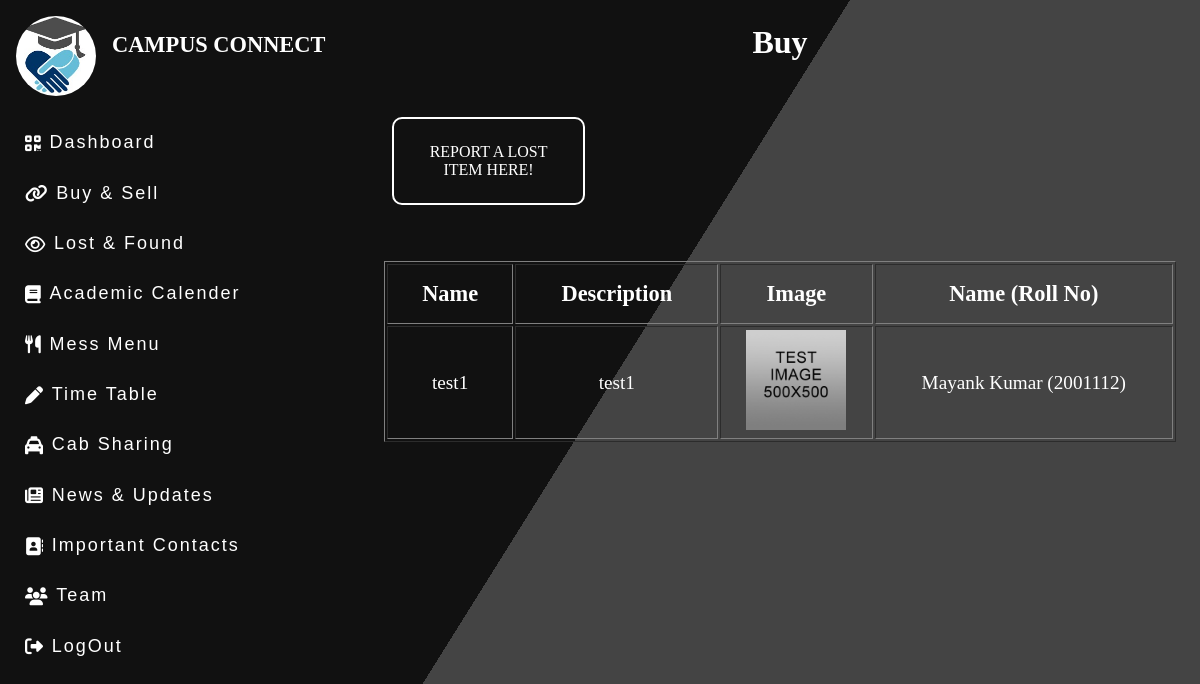
Page /lostfound/lost (signed in) on the earlier database version.
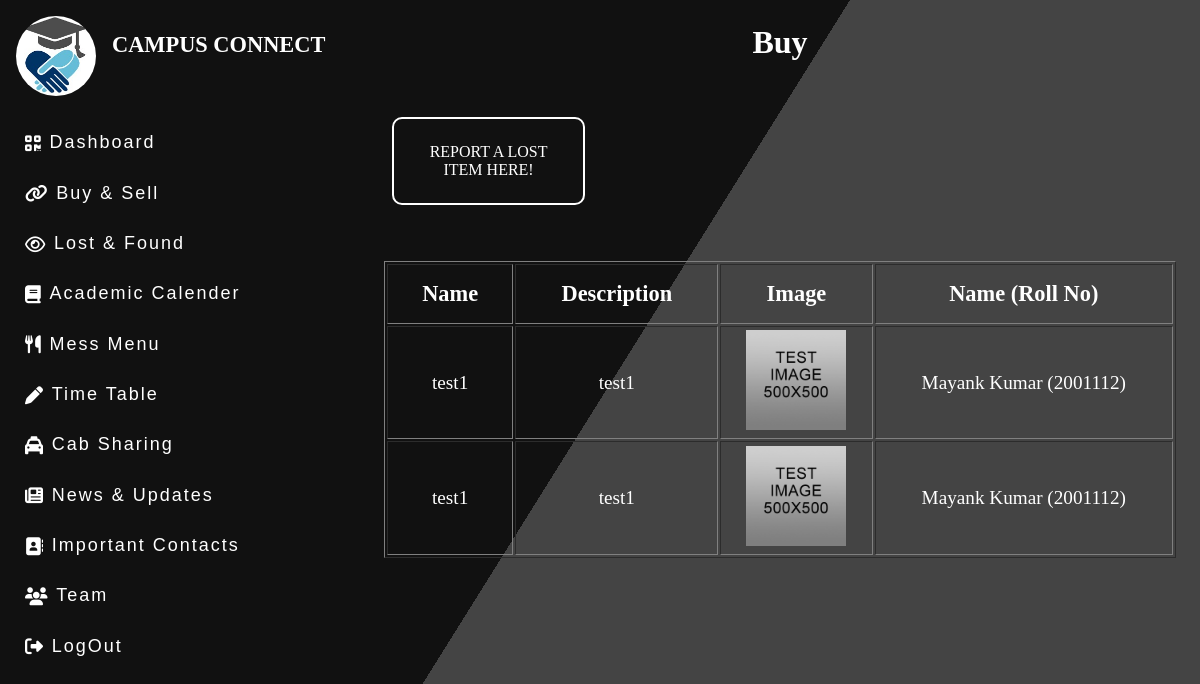
Same page on the later database version.
### CampusConnectApp/models.py (models this page shows)
class Lost(models.Model):
    name = models.CharField(max_length=100)
    image = models.ImageField(upload_to='images/lost')
    description = models.TextField(max_length=500)
    roll = models.ForeignKey(Users, on_delete=models.CASCADE)

class Users(models.Model):
    email = models.EmailField()
    name = models.CharField(max_length=100)
    roll = models.CharField(max_length=20, primary_key=True)
    contact = models.CharField(max_length=20)
    dept = models.CharField(max_length=10)
    batch = models.IntegerField()
    username = models.CharField(max_length=100)
    password = models.CharField(max_length=100)

### CampusConnectApp/views.py (the view)
# urls.py: path('lostfound/lost', views.lost, name='lost'),
def lost(request):
    getdata = Lost.objects.all()
    template = loader.get_template('lost.html')
    context = {
        'data': getdata
    }
    return HttpResponse(template.render(context, request))

### templates/lost.html
{%extends "dashboard.html" %} {% load static %} {%block start%} {% block css %}
<link rel="stylesheet" href="{% static 'importantContacts/style.css' %}" />
{% endblock %}
<div class="container2">
  <h1 class="main_heading">Buy</h1>
  <a class="button sell_button" href="/lostfound/lost/lostform"
    >Report a lost item here!</a
  >
  <table class="table" border="1">
    <tr>
      <th class="table_heading">Name</th>
      <th class="table_heading">Description</th>
      <th class="table_heading">Image</th>
      <th class="table_heading">Name (Roll No)</th>
    </tr>
    {% for x in data %} {% if not x.sold %}
    <tr>
      <td class="table_data">{{ x.name }}</td>
      <td class="table_data">{{ x.description }}</td>
      <td class="table_data">
        <img src="/{{x.image}}" alt="Lost item image" width="100px" />
      </td>
      <td class="table_data">{{ x.roll.name }} ({{ x.roll.roll }})</td>
    </tr>
    {%endif%} {% endfor %}
  </table>
</div>
{%endblock%}

### templates/dashboard.html (shortened to what this page needs)
<!DOCTYPE html>
{% load socialaccount %}
<html lang="en">
  <head>
    {% load static %}
    <link href="{% static 'dashboard/style.css' %}" rel="stylesheet" />
    <link href="{% static 'fontawesomefree/css/fontawesome.css' %}" rel="stylesheet" type="text/css">
    <link href="{% static 'fontawesomefree/css/brands.css' %}" rel="stylesheet" type="text/css">
    <link href="{% static 'fontawesomefree/css/solid.css' %}" rel="stylesheet" type="text/css">
  </head>
  <body>
    {% if user.is_authenticated %}
    <div>
      <div class="container">
        <div class="left">
          <div class="fixed">
            <div class="logo">
              <img
                class="logo_img"
                src="{% static 'dashboard/logo.jpeg' %}"
                alt="photo not loading"
              />
              <p>Campus Connect</p>
            </div>
            <div class="sidebar_content">
              <ul>
                <li>
                  <a href="/">
                    <span class="icon"><i class="fa fa-qrcode"></i></span>
                    <span class="text">Dashboard</span>
                  </a>
                </li>
                <li>
                  <a href="/buy">
                    <span class="icon"><i class="fa fa-link"></i></span>
                    <span class="text">Buy & Sell</span>
                  </a>
                </li>
                <li>
                  <a href="/lostfound">
                    <span class="icon"><i class="fa fa-eye"></i></span>
                    <span class="text">Lost & Found</span>
                  </a>
                </li>
                <li>
                  <a href="https://www.iiitg.ac.in/calendar_continuing.php">
                    <span class="icon"><i class="fa fa-book"></i></span>
                    <span class="text">Academic Calender</span>
                  </a>
                </li>
                <li>
                  <a href="#">
                    <span class="icon"
                      ><i class="fas fa-cutlery"></i
                    ></span>
                    <span class="text">Mess Menu</span>
                  </a>
                </li>
                <li>
                  <a href="#">
                    <span class="icon"><i class="fa fa-pen"></i></span>
                    <span class="text">Time Table</span>
                  </a>
                </li>
                <li>
                  <a href="#">
                    <span class="icon"><i class="fa fa-taxi"></i></span>
                    <span class="text">Cab Sharing</span>
                  </a>
                </li>
                <li>
                  <a href="https://iiitg.ac.in">
                    <span class="icon"><i class="fa fa-solid fa-newspaper"></i></span>
                    <span class="text">News & Updates</span>
                  </a>
                </li>
                <li>
                  <a href="/importantContacts">
                    <span class="icon"><i class="fa fa-solid fa-address-book"></i></span>
                    <span class="text">Important Contacts</span>
                  </a>
                </li>
                <li>
                  <a href="/team">
                    <span class="icon"><i class="fa fa-users"></i></span>
                    <span class="text">Team</span>
                  </a>
                </li>
                <li>
                  <a href="/logout">
                    <span class="icon"><i class="fa fa-sign-out"></i></span>
                    <span class="text">LogOut</span>
                  </a>
                </li>
              </ul>
            </div>
          </div>
        </div>
        <div class="right">{%block start%} {%endblock%}</div>
      </div>
    </div>
    {% endif %}
  </body>
</html>

### CampusConnectApp/static/dashboard/style.css (style rules this page uses)
* { font-family: 'Baloo Paaji 2', cursive; margin: 0; padding: 0; box-sizing: border-box; list-style: none; text-decoration: none; }
body { color: white; }
.container { display: flex; flex-direction: row; }
.left { display: flex; flex-direction: column; width: 30%; }
.left .fixed { position: fixed; }
.left .logo { display: flex; flex-direction: row; }
.left .logo img { width: 5rem; height: 5rem; object-fit: cover; border-radius: 10rem; margin: 1rem; }
.left .logo p { text-transform: uppercase; font-size: 1.4rem; font-weight: 900; margin: 2rem 0rem; }
.sidebar_content ul li a { display: block; padding: .55rem 25px; color: #0e94d4; padding: .46rem; margin: .8rem; }
.sidebar_content ul li a .icon { font-size: 18px; padding: .2rem; margin: .1rem; color: white; vertical-align: middle; }
.sidebar_content ul li a .text { margin-left: auto; color: #fff; font-family: sans-serif; font-size: 18px; letter-spacing: 2px; }
.right { width: 70%; }
body { height: 100vh; background: linear-gradient(122deg, #111 50%,#111 0%,#444, #444 0); color: white; }
.button { display: inline-block; text-decoration: none; cursor: pointer; box-sizing: border-box; padding: 1.5rem; margin: 2rem; font-size: 1rem; text-align: center; text-transform: uppercase; color: white; background-color: transparent; border-radius: 10px; border: 2px solid white; }
.main_heading { padding: .5rem ; font-size: 2rem; text-align: center; margin: 1rem; color: white; }

### CampusConnectApp/static/importantContacts/style.css (style rules this page uses)
body { color: white; }
.container2 { display: flex; flex-direction: column; text-align: center; justify-content: center; }
.sell_button { width: 23%; }
.table { margin: 1.5rem; }
.table .table_heading { padding: 1rem; font-size: 1.4rem; }
.table .table_data { padding: .2rem; font-size: 1.2rem; }

Differences in the rows shown:
added Lost: name "test1", description "test1", image (picture), roll.name "Mayank Kumar", roll.roll "2001112"
